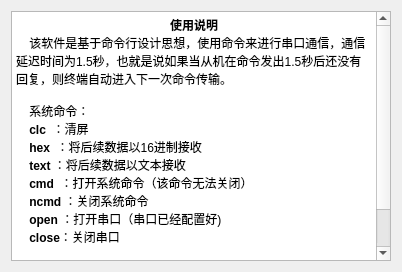
<?xml version="1.0" encoding="UTF-8"?>
<ui version="4.0">
 <class>SerialHelp</class>
 <widget class="QDialog" name="SerialHelp">
  <property name="geometry">
   <rect>
    <x>0</x>
    <y>0</y>
    <width>402</width>
    <height>272</height>
   </rect>
  </property>
  <property name="windowTitle">
   <string>关于本软件</string>
  </property>
  <layout class="QVBoxLayout" name="verticalLayout">
   <item>
    <widget class="QTextEdit" name="textEdit">
     <property name="enabled">
      <bool>true</bool>
     </property>
     <property name="html">
      <string>&lt;!DOCTYPE HTML PUBLIC &quot;-//W3C//DTD HTML 4.0//EN&quot; &quot;http://www.w3.org/TR/REC-html40/strict.dtd&quot;&gt;
&lt;html&gt;&lt;head&gt;&lt;meta name=&quot;qrichtext&quot; content=&quot;1&quot; /&gt;&lt;style type=&quot;text/css&quot;&gt;
p, li { white-space: pre-wrap; }
&lt;/style&gt;&lt;/head&gt;&lt;body style=&quot; font-family:'SimSun'; font-size:9pt; font-weight:400; font-style:normal;&quot;&gt;
&lt;p align=&quot;center&quot; style=&quot; margin-top:0px; margin-bottom:0px; margin-left:0px; margin-right:0px; -qt-block-indent:0; text-indent:0px;&quot;&gt;&lt;span style=&quot; font-weight:600;&quot;&gt;使用说明&lt;/span&gt;&lt;/p&gt;
&lt;p style=&quot; margin-top:0px; margin-bottom:0px; margin-left:0px; margin-right:0px; -qt-block-indent:0; text-indent:0px;&quot;&gt;    该软件是基于命令行设计思想，使用命令来进行串口通信，通信延迟时间为1.5秒，也就是说如果当从机在命令发出1.5秒后还没有回复，则终端自动进入下一次命令传输。&lt;/p&gt;
&lt;p style=&quot;-qt-paragraph-type:empty; margin-top:0px; margin-bottom:0px; margin-left:0px; margin-right:0px; -qt-block-indent:0; text-indent:0px;&quot;&gt;&lt;br /&gt;&lt;/p&gt;
&lt;p style=&quot; margin-top:0px; margin-bottom:0px; margin-left:0px; margin-right:0px; -qt-block-indent:0; text-indent:0px;&quot;&gt;    系统命令：&lt;/p&gt;
&lt;p style=&quot; margin-top:0px; margin-bottom:0px; margin-left:0px; margin-right:0px; -qt-block-indent:0; text-indent:0px;&quot;&gt;    &lt;span style=&quot; font-weight:600;&quot;&gt;clc&lt;/span&gt;  ：清屏&lt;/p&gt;
&lt;p style=&quot; margin-top:0px; margin-bottom:0px; margin-left:0px; margin-right:0px; -qt-block-indent:0; text-indent:0px;&quot;&gt;    &lt;span style=&quot; font-weight:600;&quot;&gt;hex&lt;/span&gt;  ：将后续数据以16进制接收&lt;/p&gt;
&lt;p style=&quot; margin-top:0px; margin-bottom:0px; margin-left:0px; margin-right:0px; -qt-block-indent:0; text-indent:0px;&quot;&gt;    &lt;span style=&quot; font-weight:600;&quot;&gt;text&lt;/span&gt; ：将后续数据以文本接收&lt;/p&gt;
&lt;p style=&quot; margin-top:0px; margin-bottom:0px; margin-left:0px; margin-right:0px; -qt-block-indent:0; text-indent:0px;&quot;&gt;    &lt;span style=&quot; font-weight:600;&quot;&gt;cmd&lt;/span&gt;  ：打开系统命令（该命令无法关闭）&lt;/p&gt;
&lt;p style=&quot; margin-top:0px; margin-bottom:0px; margin-left:0px; margin-right:0px; -qt-block-indent:0; text-indent:0px;&quot;&gt;    &lt;span style=&quot; font-weight:600;&quot;&gt;ncmd&lt;/span&gt; ：关闭系统命令&lt;/p&gt;
&lt;p style=&quot; margin-top:0px; margin-bottom:0px; margin-left:0px; margin-right:0px; -qt-block-indent:0; text-indent:0px;&quot;&gt;    &lt;span style=&quot; font-weight:600;&quot;&gt;open&lt;/span&gt; ：打开串口（串口已经配置好)&lt;/p&gt;
&lt;p style=&quot; margin-top:0px; margin-bottom:0px; margin-left:0px; margin-right:0px; -qt-block-indent:0; text-indent:0px;&quot;&gt;    &lt;span style=&quot; font-weight:600;&quot;&gt;close&lt;/span&gt;：关闭串口&lt;/p&gt;
&lt;p style=&quot;-qt-paragraph-type:empty; margin-top:0px; margin-bottom:0px; margin-left:0px; margin-right:0px; -qt-block-indent:0; text-indent:0px;&quot;&gt;&lt;br /&gt;&lt;/p&gt;
&lt;p style=&quot; margin-top:0px; margin-bottom:0px; margin-left:0px; margin-right:0px; -qt-block-indent:0; text-indent:0px;&quot;&gt;注意：该软件的接收数据编码为UTF-8编码。&lt;/p&gt;
&lt;p style=&quot;-qt-paragraph-type:empty; margin-top:0px; margin-bottom:0px; margin-left:0px; margin-right:0px; -qt-block-indent:0; text-indent:0px;&quot;&gt;&lt;br /&gt;&lt;/p&gt;
&lt;p style=&quot; margin-top:0px; margin-bottom:0px; margin-left:0px; margin-right:0px; -qt-block-indent:0; text-indent:0px;&quot;&gt;                                       by ElecM   2020.11.11&lt;/p&gt;&lt;/body&gt;&lt;/html&gt;</string>
     </property>
    </widget>
   </item>
  </layout>
 </widget>
 <resources/>
 <connections/>
</ui>
